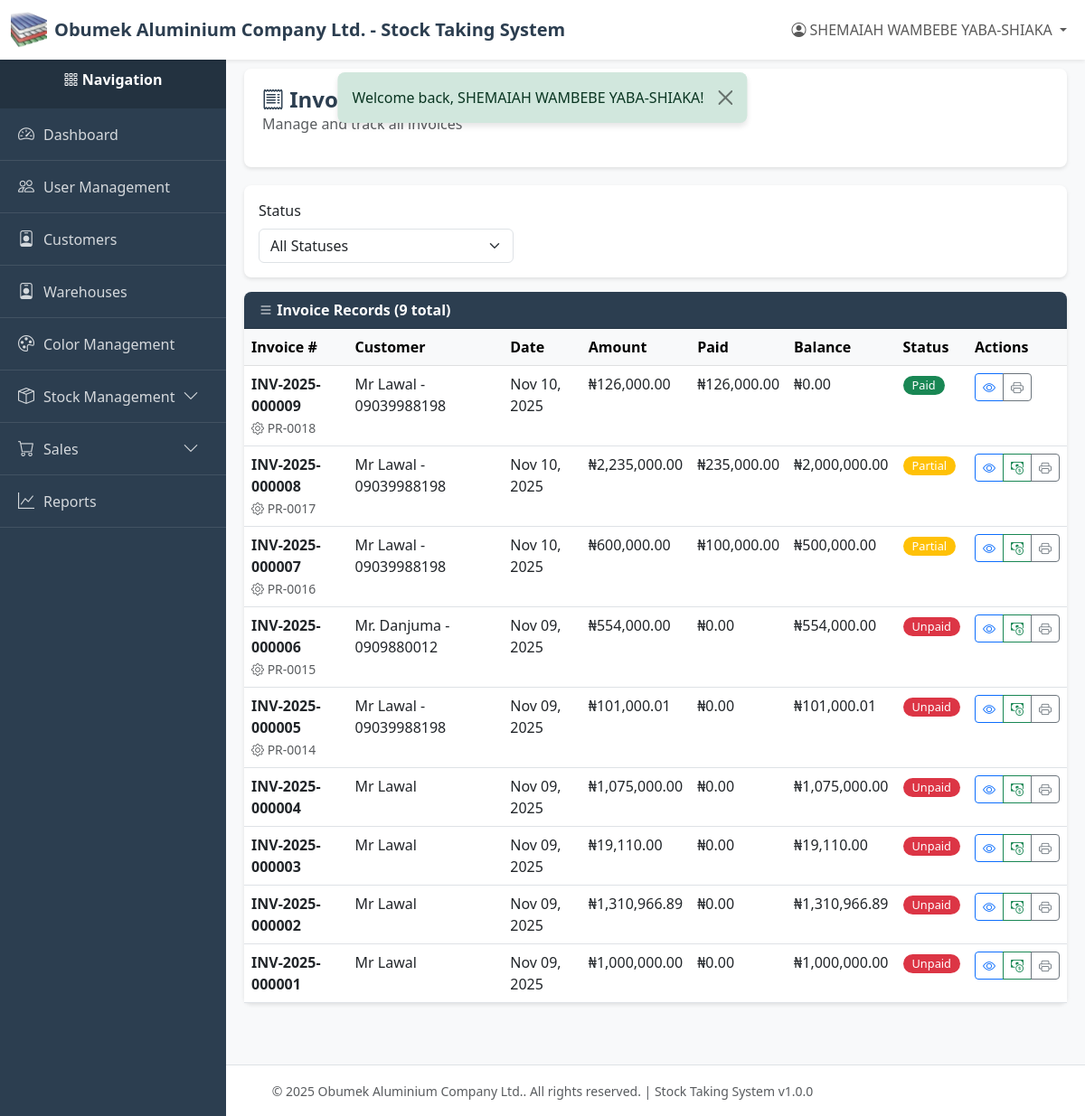
Page /index.php?page=invoices (signed in) on the earlier database version.
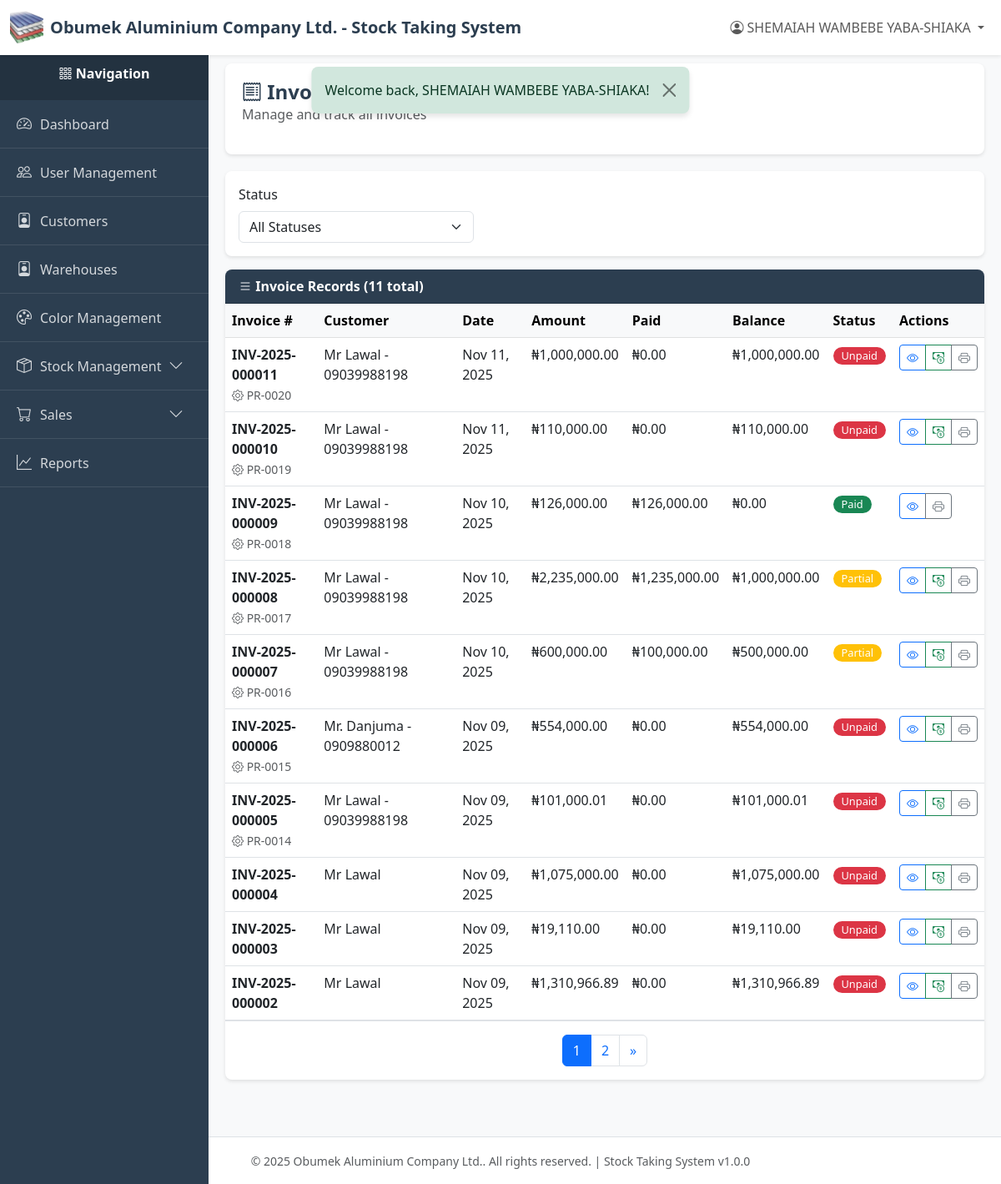
Same page on the later database version.
### tables this page shows
CREATE TABLE `invoices` (
  `id` int(11) NOT NULL,
  `sale_id` int(11) NOT NULL,
  `production_id` int(11) DEFAULT NULL,
  `invoice_number` varchar(50) NOT NULL,
  `invoice_shape` longtext NOT NULL COMMENT 'Complete invoice data structure' CHECK (json_valid(`invoice_shape`)),
  `subtotal` decimal(12,2) NOT NULL DEFAULT 0.00 COMMENT 'Amount before tax and discount',
  `tax_type` enum('fixed','percentage') NOT NULL DEFAULT 'fixed',
  `tax_value` decimal(10,2) DEFAULT 0.00 COMMENT 'Tax amount or percentage',
  `tax_amount` decimal(10,2) DEFAULT 0.00 COMMENT 'Calculated tax amount',
  `discount_type` enum('fixed','percentage') NOT NULL DEFAULT 'fixed',
  `discount_value` decimal(10,2) DEFAULT 0.00 COMMENT 'Discount amount or percentage',
  `discount_amount` decimal(10,2) DEFAULT 0.00 COMMENT 'Calculated discount amount',
  `total` decimal(12,2) NOT NULL COMMENT 'Final amount after all calculations',
  `tax` decimal(10,2) DEFAULT 0.00,
  `other_charges` decimal(10,2) DEFAULT 0.00,
  `paid_amount` decimal(12,2) DEFAULT 0.00 COMMENT 'Amount paid by customer',
  `shipping` decimal(10,2) DEFAULT 0.00 COMMENT 'Shipping charges',
  `status` enum('unpaid','partial','paid','cancelled') DEFAULT 'unpaid',
  `created_at` timestamp NOT NULL DEFAULT current_timestamp(),
  `updated_at` timestamp NULL DEFAULT NULL ON UPDATE current_timestamp(),
  `immutable_hash` varchar(64) NOT NULL
);

### index.php (called while the page is built, shortened)
<?php
require_once __DIR__ . '/controllers/routes.php';

### config/db.php (called while the page is built, shortened)
<?php
class Database {
    private static $instance = null;
    private $connection;
    private $host = 'localhost';
    private $db_name = 'stock_system';
    private $username = 'root';
    private $password = '';
    private $charset = 'utf8mb4';
    private function __construct() {
        try {
            $dsn = "mysql:host={$this->host};dbname={$this->db_name};charset={$this->charset}";
            $options = [
                PDO::ATTR_ERRMODE            => PDO::ERRMODE_EXCEPTION,
                PDO::ATTR_DEFAULT_FETCH_MODE => PDO::FETCH_ASSOC,
                PDO::ATTR_EMULATE_PREPARES   => false,
            ];
            $this->connection = new PDO($dsn, $this->username, $this->password, $options);
        } catch (PDOException $e) {
            error_log("Database Connection Error: " . $e->getMessage());
            die("Database connection failed. Please contact the administrator.");
        }
    }
    public static function getInstance() {
        if (self::$instance === null) {
            self::$instance = new self();
        }
        return self::$instance;
    }
    public function getConnection() {
        return $this->connection;
    }
}

### models/invoice.php (called while the page is built, shortened)
<?php
require_once __DIR__ . '/../config/db.php';
class Invoice
{
    private $db;
    private $table = 'invoices';
    public function __construct()
    {
        $this->db = Database::getInstance()->getConnection();
    }
    public function getAll($limit = 10, $offset = 0, $status = '')
    {
        $sql = "SELECT i.* FROM {$this->table} i WHERE 1=1";
        $sql .= ' ORDER BY i.created_at DESC LIMIT :limit OFFSET :offset';
        $stmt = $this->db->prepare($sql);
        $stmt->bindValue(':limit', (int) $limit, PDO::PARAM_INT);
        $stmt->bindValue(':offset', (int) $offset, PDO::PARAM_INT);
        $stmt->execute();
        $results = $stmt->fetchAll();
        foreach ($results as &$row) {
            if (isset($row['invoice_shape'])) {
                $invoiceData = json_decode($row['invoice_shape'], true);
            } else {
                $row['customer_name'] = 'N/A';
                $row['customer_phone'] = '';
                $row['sale_reference'] = 'N/A';
                $row['invoice_shape'] = [];
            }
        }
        return $results;
    }
    public function count($status = '')
    {
        $sql = "SELECT COUNT(*) as total FROM {$this->table}";
        $params = [];
        $stmt = $this->db->prepare($sql);
        $stmt->execute($params);
        $result = $stmt->fetch();
        return (int) $result['total'];
    }
}

### views/invoices/index.php (the view, shortened to what the changed rows need)
<?php
require_once __DIR__ . '/../../config/db.php';
require_once __DIR__ . '/../../models/invoice.php';
$currentPage = isset($_GET['page']) ? max(1, (int) $_GET['page']) : 1;
$statusFilter = isset($_GET['status']) ? trim($_GET['status']) : '';
try {
    $invoiceModel = new Invoice();
    $limit = RECORDS_PER_PAGE;
    $offset = ($currentPage - 1) * $limit;
    $invoices = $invoiceModel->getAll($limit, $offset, $statusFilter);
    $totalInvoices = $invoiceModel->count($statusFilter);
} catch (Exception $e) {
    error_log('Error initializing invoice data: ' . $e->getMessage());
    $invoices = [];
    $totalInvoices = 0;
}
$totalPages = ceil($totalInvoices / $limit);
$paginationData = [
    'currentPage' => $currentPage,
    'totalPages' => $totalPages,
    'hasPrevious' => $currentPage > 1,
    'hasNext' => $currentPage < $totalPages,
    'previousPage' => $currentPage > 1 ? $currentPage - 1 : 1,
    'nextPage' => $currentPage < $totalPages ? $currentPage + 1 : $totalPages,
];
require_once __DIR__ . '/../../layout/header.php';
require_once __DIR__ . '/../../layout/sidebar.php';
?>
<div class="content-wrapper">
    <div class="page-header">
        <div class="d-flex justify-content-between align-items-center">
            <div>
                <h1 class="page-title">
                    <i class="bi bi-receipt"></i> Invoices
                </h1>
                <p class="text-muted">Manage and track all invoices</p>
            </div>
        </div>
    </div>
    <div class="card mb-3">
        <div class="card-body">
            <form method="GET" action="/new-stock-system/index.php" class="row g-3">
                <div class="col-md-4">
                    <label class="form-label">Status</label>
                    <select name="status" class="form-select" onchange="this.form.submit()">
                        <option value="">All Statuses</option>
                    </select>
                </div>
            </form>
        </div>
    </div>
    <div class="card">
        <div class="card-header">
            <div class="d-flex justify-content-between align-items-center">
                <div>
                    <i class="bi bi-list"></i> Invoice Records (<?= $totalInvoices ?> total)
                </div>
            </div>
        </div>
        <div class="card-body p-0">
            <?php if (empty($invoices)): ?>
            <div class="alert alert-info m-3">
                <i class="bi bi-info-circle"></i> No invoices found.
            </div>
            <?php
                else: ?>
            <div class="table-responsive">
                <table class="table table-hover mb-0">
                    <thead class="table-light">
                        <tr>
                            <th>Invoice #</th>
                            <th>Customer</th>
                            <th>Date</th>
                            <th>Amount</th>
                            <th>Paid</th>
                            <th>Balance</th>
                            <th>Status</th>
                            <th>Actions</th>
                        </tr>
                    </thead>
                    <tbody>
                        <?php foreach ($invoices as $invoice):
                            $invoiceData = is_array($invoice['invoice_shape'])
                                ? $invoice['invoice_shape']
                                : (is_string($invoice['invoice_shape'])
                                    ? json_decode($invoice['invoice_shape'], true)
                                    : []);
                            $totalAmount = $invoice['total'] ?? ($invoice['total_amount'] ?? 0);
                            $paidAmount = $invoice['paid_amount'] ?? 0;
                            $balance = $totalAmount - $paidAmount;
                            $isPaid = $balance <= 0;
                            $isPartial = !$isPaid && $paidAmount > 0;
                            $statusClass = $isPaid
                                ? 'success'
                                : ($isPartial
                                    ? 'warning'
                                    : 'danger');
                            ?>
                        <tr>
                            <td>
                                <strong><?= htmlspecialchars($invoice['invoice_number']) ?></strong>
                                <?php if ($invoice['production_id']): ?>
                                <br>
                                <small class="text-muted">
                                    <i class="bi bi-gear"></i> PR-<?= str_pad(
                                        $invoice['production_id'],
                                        4,
                                        '0',
                                        STR_PAD_LEFT,
                                    ) ?>
                                </small>
                                <?php endif; ?>
                            </td>
                            <td><?= htmlspecialchars(
                                $invoiceData['customer']['name'] ?? 'N/A',
                            ) ?></td>
                            <td><?= date('M d, Y', strtotime($invoice['created_at'])) ?></td>
                            <td>₦<?= number_format($totalAmount, 2) ?></td>
                            <td>₦<?= number_format($invoice['paid_amount'], 2) ?></td>
                            <td>₦<?= number_format($balance, 2) ?></td>
                            <td>
                                <span class="badge bg-<?= $statusClass ?> payment-status">
                                    <?= $isPaid ? 'Paid' : ($isPartial ? 'Partial' : 'Unpaid') ?>
                                </span>
                            </td>
                            <td>
                                <div class="btn-group">
                                    <a href="/new-stock-system/index.php?page=invoice_view&id=<?= $invoice[
                                        'id'
                                    ] ?>"
                                       class="btn btn-sm btn-outline-primary"
                                       title="View Invoice">
                                        <i class="bi bi-eye"></i>
                                    </a>
                                    <?php if (!$isPaid): ?>
                                    <button type="button"
                                            class="btn btn-sm btn-outline-success trigger-payment"
                                            data-invoice-id="<?= $invoice['id'] ?>"
                                            title="Record Payment">
                                        <i class="bi bi-cash-coin"></i>
                                    </button>
                                    <?php endif; ?>
                                    <a href="/new-stock-system/views/invoices/print_view.php?page=invoice_print&id=<?= $invoice[
                                        'id'
                                    ] ?>"
                                       class="btn btn-sm btn-outline-secondary"
                                       target="_blank"
                                       title="Print Invoice">
                                        <i class="bi bi-printer"></i>
                                    </a>
                                </div>
                            </td>
                        </tr>
                        <?php
                        endforeach; ?>
                    </tbody>
                </table>
            </div>
            <?php if ($paginationData['totalPages'] > 1): ?>
            <div class="p-3 border-top">
                <nav aria-label="Page navigation">
                    <ul class="pagination justify-content-center mb-0">
                        <?php for ($i = 1; $i <= $paginationData['totalPages']; $i++): ?>
                        <li class="page-item <?= $i === $paginationData['currentPage']
                            ? 'active'
                            : '' ?>">
                            <a class="page-link" href="?page=invoices&page_num=<?= $i .
                                ($statusFilter ? '&status=' . urlencode($statusFilter) : '') ?>">
                                <?= $i ?>
                            </a>
                        </li>
                        <?php endfor; ?>
                        <?php if (
                            $paginationData['currentPage'] < $paginationData['totalPages']
                        ): ?>
                        <li class="page-item">
                            <a class="page-link" href="?page=invoices&page_num=<?= $paginationData[
                                'currentPage'
                            ] +
                                1 .
                                ($statusFilter
                                    ? '&status=' . urlencode($statusFilter)
                                    : '') ?>" aria-label="Next">
                                <span aria-hidden="true">&raquo;</span>
                            </a>
                        </li>
                        <?php endif; ?>
                    </ul>
                </nav>
            </div>
            <?php endif; ?>
            <?php endif; ?>
        </div>
    </div>
</div>
<?php require_once __DIR__ . '/../../layout/footer.php'; ?>

Differences in the rows shown:
no longer on this page (row unchanged): invoices: invoice_number "INV-2025-000001", name "Mr Lawal", created_at "Nov 09, 2025", total "1,000,000.00", paid_amount "0.00", balance "1,000,000.00", shows "Unpaid"
added invoices: invoice_number "INV-2025-000011", production "0020", name "Mr Lawal - 09039988198", created_at "Nov 11, 2025", total "1,000,000.00", paid_amount "0.00", balance "1,000,000.00", shows "Unpaid"
added invoices: invoice_number "INV-2025-000010", production "0019", name "Mr Lawal - 09039988198", created_at "Nov 11, 2025", total "110,000.00", paid_amount "0.00", balance "110,000.00", shows "Unpaid"
changed invoices "INV-2025-000008": paid_amount "235,000.00" → "1,235,000.00"; balance "2,000,000.00" → "1,000,000.00"
Other differences:
$totalInvoices: "9" → "11"
new list line: "1"
new list line: "2"
